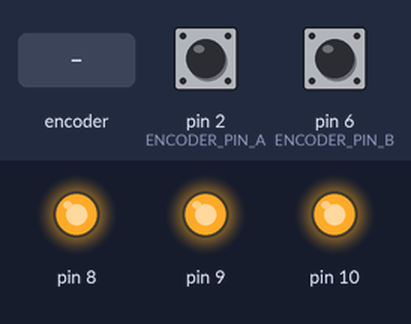
This sketch was run on a simulated Arduino Uno, built with avr-gcc and run on an emulated ATmega328P. Parts: output pins drawn as LEDs (lit = HIGH). The inputs (shaded band) are chosen by the test bench; at power-on: pin 2 (ENCODER_PIN_A) HIGH, pin 6 (ENCODER_PIN_B) HIGH. What the sketch prints to the serial monitor is not drawn.

Above: at 1.3 s.
1.4 s: rotary encoder on pin 2 (ENCODER_PIN_A) / pin 6 (ENCODER_PIN_B) turned 1 step (first pin leading)
At 1.74 s:
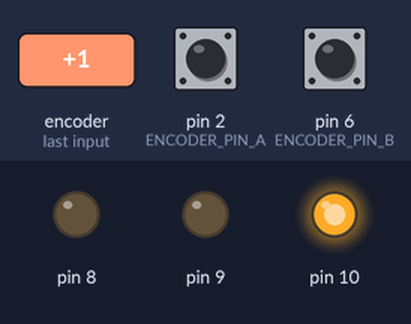
At 3.3 s:
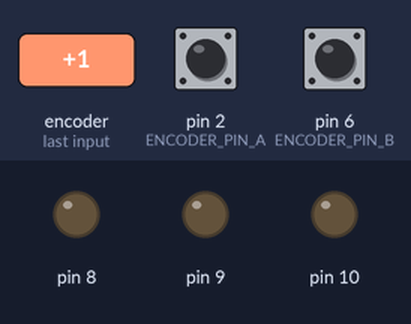
Timing chart, 0 to 4.8 s (numbered marks = the images above; inputs shaded):
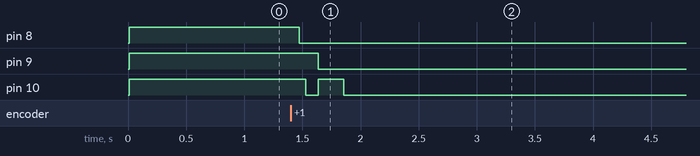

Measured:
- after the input at 1.4 s, pin 8: HIGH → LOW after 0.07 s; pin 9: HIGH → LOW after 0.23 s; pin 10: HIGH → LOW after 0.13 s, → HIGH 0.11 s later, → LOW 0.22 s later

The sketch:

PController_weakMC.ino
```cpp
/*             PINOUT
 * Encoder Pin A ---> Pin 2  = Port D2
 * Encoder Pin B ---> Pin 6  = Port D6
 *
 * Motor Sleep   ---> Pin 3  = Port D3
 * Motor Step    ---> Pin 4  = Port D4
 * Motor Dir     ---> Pin 5  = Port D5
 *
 * Motor M2      ---> Pin 8  = Port B0
 * Motor M1      ---> Pin 9  = Port B1
 * Motor M0      ---> Pin 10 = Port B2
 */

#define ENCODER_PIN_A 2
#define ENCODER_PIN_B 6

#define STEPPER_STEP_PIN 3
#define STEPPER_DIR_PIN 4
#define STEPPER_SLEEP_PIN 5

#define SHAFT_RADIUS 0.006
#define STEPPER_PPR 200.0
#define PULSE_WIDTH 16

/* Encoder Setup */
volatile int16_t encoderPos;

void setupEncoder()
{
  // enable pull-up resistors
  PORTD |= _BV(PORTD6) | _BV(PORTD2);

  // Any logical change on INT0 (pin2) generates an interrupt request
  EICRA |= _BV(ISC00);

  // enable pins 2  for interrupts
  EIMSK |= _BV(INT0);

  // without this code, the ISR will run once and increment encoderPos
  // so our encoderPos would be set at 1 instead of 0
  delay(1);

  // now, the pendulum is not directly hanging down
  // need to offset so encoderPos=600 means up
  encoderPos = 0;
}

#define AB_MASK (_BV(2) | _BV(6))
#define A1_B1 (_BV(2) | _BV(6))
#define A1_B0 (_BV(2))
#define A0_B1 (_BV(6))
#define A0_B0 0x00

// triggers on rising and falling edge of D2
// encoder has 1200 positions using this method (2400 if we use other signal too)
ISR(INT0_vect)
{
  switch (PIND & AB_MASK)
  {
  case A1_B0:
  case A0_B1:
    encoderPos++;
    break;

  case A1_B1:
  case A0_B0:
    encoderPos--;
    break;

  default:
    break;
  }
}

// 10kHz interrupt
void setupTimer1()
{
  cli(); // 16-bit register writes require interrupts to be disabled
  TCCR1A = 0;
  TCCR1B = 0;
  TCNT1 = 0;

  // (16MHz / 2 * prescaler) = 1000kHz
  // 1000kHz / (1+OCR1A) = ?? kHz
  OCR1A = 49;

  // CTC mode, prescaler=8
  TCCR1B |= _BV(WGM12) | _BV(CS11);

  // enable output compare interrupt
  TIMSK1 |= _BV(OCIE1A);
  sei();
}

void setupTimer2()
{
  /* setup the timer2 */
  TCCR2B = 0;   // disable timer2
  TCNT2 = 0x00; // reset counter2 value
  OCR2A = 0x00; // count up to this value, then reset back to zero
  OCR2B = 0xfe; // creates 16us pulse. when TNT2>OCR2B, OC0B goes high

  // set timer2 into WGM mode 7 (Fast PWM)
  // enable OC0B output
  // run timer on clk/1024 prescaler (CS = 101)
  TCCR2A = _BV(COM2B0) | _BV(COM2B1) | _BV(WGM20) | _BV(WGM21);
  TCCR2B = _BV(WGM22) | _BV(CS22) | _BV(CS20);

  // set pin PD3 as output (step)
  DDRD |= _BV(3); // OC2B -> PD3 -> Pin 3
}

// calculate useconds until next step
// velocity is the cart's velocity in m/s
// step mode = 16 means 16 microsteps per tick
unsigned long timeUntilNextStep(float velocity, uint8_t stepMode)
{
  if (abs(velocity) < 1e-3)
  {
    return 4000000000;
  }
  return (unsigned long)(1e6 * 2.0 * PI * SHAFT_RADIUS / (abs(velocity) * stepMode * STEPPER_PPR)) - PULSE_WIDTH;
}


// cause the motor to step
void step()
{
  TCNT2 = OCR2B - 1;
}

// set the motor's direction
void updateDirection(uint8_t direction)
{
  digitalWrite(STEPPER_DIR_PIN, direction);
}

void updateStepMode(uint8_t mode)
{ //  PB2,  PB1,  PB0
  switch (mode)
  { //   M0,   M1,   M2
  case 1:
    PORTB &= ~0x7;
    break; //  Low,  Low,  Low   Full Step                 working
  case 2:
    PORTB &= ~0x3;
    PORTB |= 0x4;
    break; //  Low, High, High   Half Step                 working
  case 4:
    PORTB &= ~0x5;
    PORTB |= 0x2;
    break; // High,  Low, High   Quarter Step              working
  case 8:
    PORTB &= ~0x1;
    PORTB |= 0x6;
    break; // High, High,  Low   Eighth Step               working
  case 16:
    PORTB |= 0x7;
    break; // High, High, High   Sixteenth Step            working
  default:
    PORTB &= ~0x7;
    break;
  }
}

// solved velocity equation so that > 500us spacing between pulses (loop runs every 250 us)
// except for stepMode 1 (can step as fast as possible in stepMode 1)
uint8_t determineStepMode(float velocity)
{
  if (abs(velocity) < 0.02)
  {
    return 16;
  }
  if (abs(velocity) < 0.04)
  {
    return 8;
  }
  if (abs(velocity) < 0.08)
  {
    return 4;
  }
  if (abs(velocity) < 0.16)
  {
    return 2;
  }
  return 1;
}

// linear acceleration in m/s^2
// linear velocity in m/s


void setup()
{
  setupTimer1();
  setupTimer2();
  setupEncoder();

  // turn motor on
  digitalWrite(STEPPER_SLEEP_PIN, HIGH);

  // set M0, M1, M2 as outputs
  DDRB |= _BV(2) | _BV(1) | _BV(0);

  /* begin Serial Communication */
  Serial.begin(115200);
  Serial.println("Custom Controller Testing");
}

bool isRunning = false;
unsigned long now = 0;
unsigned long nextStepTime;
unsigned long lastStepTime;
uint8_t stepMode;
const float Ts = 50e-6;

float maxVelocity = 0.5;
float acceleration = 0.0; // typical values: 0.1 - 1
float prevAcceleration = 0.0;
float velocity = 0;
float cartPosition;

// runs every Ts seconds
ISR(TIMER1_COMPA_vect)
{
  now += 50;
  velocity += acceleration * Ts;

  // cap velocity
  // if (velocity > maxVelocity)
  // {
  //   velocity = maxVelocity;
  // }
  // else if (-velocity > maxVelocity)
  // {
  //   velocity = -maxVelocity;
  // }

  // move correct direction
  if (velocity > 0)
  {
    updateDirection(0);
  }
  else
  {
    updateDirection(1);
  }

  // microstepping
  stepMode = determineStepMode(velocity);
  updateStepMode(stepMode);
  nextStepTime = lastStepTime + timeUntilNextStep(velocity, stepMode);


  if (now > nextStepTime)
  {
    step();
    lastStepTime = now;

    if (velocity > 0)
    {
      cartPosition += 1.0 / stepMode;
    }
    else
    {
      cartPosition -= 1.0 / stepMode;
    }
  }


  if (isRunning && abs(encoderPos) < 75)
  {
    // Feedback control. Set the acceleration
    acceleration = 0.5 * (-encoderPos);
  }
  else if (!isRunning && abs(encoderPos) < 25)
  {
    // system is not running, but will be shortly
    digitalWrite(STEPPER_SLEEP_PIN, HIGH);
    delay(100);
    isRunning = true;
    velocity = 0;
    acceleration = 0;
  }
  else
  {
    // systen is not running. remain off
    digitalWrite(STEPPER_SLEEP_PIN, LOW);
    velocity = 0;
    acceleration = 0;
    isRunning = false;
  }
}

void loop()
{ // check if we should move motor


}
```
